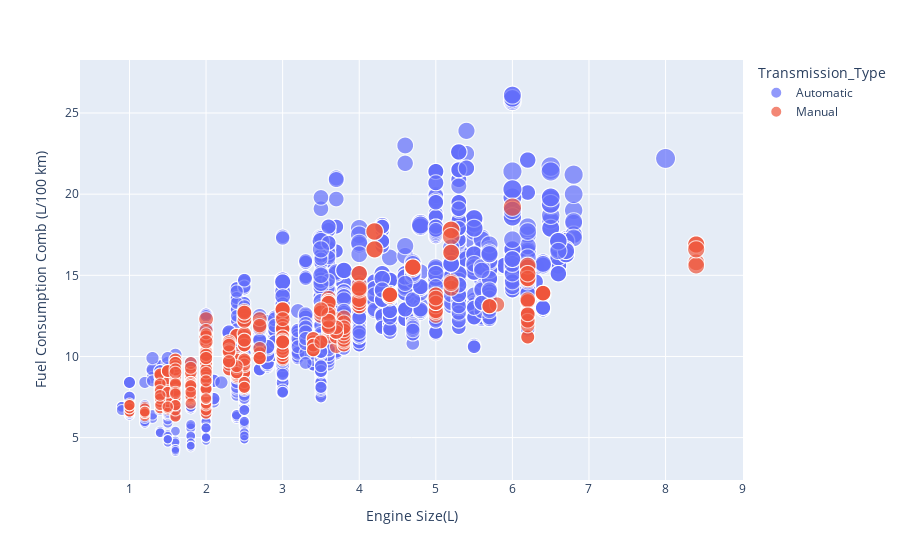

The notebook cell saved with this chart:
### Markdown cell above
Interesting pattern seen from this scatterplot is that increase in Engine size is showing increase in Fuel Consumption for every fuel type

### Code cell
fig = px.scatter(df, x="Engine Size(L)", y="Fuel Consumption Comb (L/100 km)",
                 color="Transmission_Type",
                 size='CO2 Emissions(g/km)')
  
fig.show()

### Figure 1 — Plotly figure (JSON) as saved in the notebook; plotly's stock layout.template omitted (floating-point values rounded to 4 significant figures; data arrays with more than 128 entries replaced by an {"elided": "..."} marker saying what was removed)
{"data": [{"hovertemplate": "Transmission_Type=Automatic<br>Engine Size(L)=%{x}<br>Fuel Consumption Comb (L/100 km)=%{y}<br>CO2 Emissions(g/km)=%{marker.size}<extra></extra>", "legendgroup": "Automatic", "marker": {"color": "#636efa", "size": {"elided": "5036 int values"}, "sizemode": "area", "sizeref": 1.305, "symbol": "circle"}, "mode": "markers", "name": "Automatic", "showlegend": true, "type": "scattergl", "x": {"elided": "5036 float values"}, "xaxis": "x", "y": {"elided": "5036 float values"}, "yaxis": "y"}, {"hovertemplate": "Transmission_Type=Manual<br>Engine Size(L)=%{x}<br>Fuel Consumption Comb (L/100 km)=%{y}<br>CO2 Emissions(g/km)=%{marker.size}<extra></extra>", "legendgroup": "Manual", "marker": {"color": "#EF553B", "size": {"elided": "955 int values"}, "sizemode": "area", "sizeref": 1.305, "symbol": "circle"}, "mode": "markers", "name": "Manual", "showlegend": true, "type": "scattergl", "x": {"elided": "955 float values"}, "xaxis": "x", "y": {"elided": "955 float values"}, "yaxis": "y"}], "layout": {"legend": {"itemsizing": "constant", "title": {"text": "Transmission_Type"}, "tracegroupgap": 0}, "margin": {"t": 60}, "xaxis": {"anchor": "y", "domain": [0, 1], "title": {"text": "Engine Size(L)"}}, "yaxis": {"anchor": "x", "domain": [0, 1], "title": {"text": "Fuel Consumption Comb (L/100 km)"}}}}
